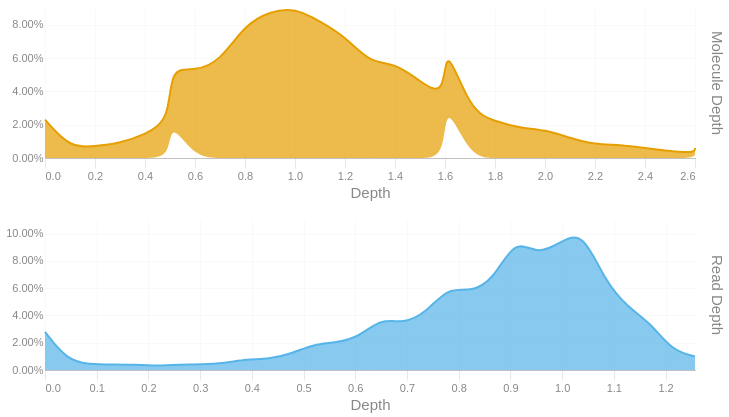

Notebook code for this chart:
### Code cell
readdep = depth_hist(tb['Read Depth'], q99, 3)
readdep = readdep.with_columns(pl.lit('Read Depth').alias('Metric'))
if not SKIPLR:
    moldep = depth_hist(tb['Molecule Depth'], mol_q99, 1)
    moldep = moldep.with_columns(pl.lit('Molecule Depth').alias('Metric'))
    _hist = pl.concat([readdep, moldep])
    _hist = _hist.filter(pl.col('Proportion') != 0)
    with SafeRender(_hist):
        (
            alt.Chart(_hist)        
            .mark_area(interpolate = "basis")
            .encode(
                x=alt.X('Bin:Q').scale(domainMin=0).axis(alt.Axis(title='Depth')),
                y = alt.Y('Proportion:Q', title = None).axis(format = '.2%'),
                color = alt.Color('Metric:N').legend(None),
                row = alt.Row("Metric:N").header(title = None, labelOrient = 'right'),
                tooltip = [
                    alt.Tooltip("Metric:N", title = "Metric"),
                    alt.Tooltip('Interval:N', title = "Depth Interval"),
                    alt.Tooltip('Proportion:Q', title = "% Alignments").format('.2%')
                ]
            )
            .resolve_scale(x='independent', y='independent')
            .properties(
                height = 150, width = 650,
                usermeta={'embedOptions': {'downloadFileName': f'{samplename}.depth.hist'}}
            )
        ).display()
else:
    readdep = readdep.filter(pl.col('Proportion') != 0)
    with SafeRender(readdep):
        (
            alt.Chart(readdep)        
            .mark_area(interpolate = "basis")
            .encode(
                x=alt.X('Bin:Q').scale(domainMin=0).axis(alt.Axis(title='Depth')),
                y = alt.Y('Proportion:Q', title = None).axis(format = '.2%'),
                tooltip = [
                    alt.Tooltip('Interval:N', title = "Depth Interval"),
                    alt.Tooltip('Proportion:Q', title = "% Alignments").format('.2%')
                ]
            )
            .properties(
                usermeta={'embedOptions': {'downloadFileName': f'{samplename}.depth.hist'}}
            )
        ).display()

### Figure 1 — Vega-Lite specification as saved in the notebook (floating-point values rounded to 4 significant figures)
{"width": 650, "height": 150, "config": {"title": {"anchor": "start", "dy": -15, "fontSize": 18, "color": "#888888", "subtitleColor": "#888888", "subtitleFontSize": 14}, "arc": {"fill": "#0072B2"}, "axis": {"domainColor": "#888888", "domainWidth": 0.5, "gridWidth": 0.2, "grid": false, "titleFontWeight": 400, "titleFontSize": 15, "labelFontSize": 11, "labelColor": "#888888", "tickColor": "#888888", "tickWidth": 0.2, "titleColor": "#888888"}, "axisBand": {"grid": false}, "axisX": {"grid": true, "tickSize": 10, "domainCap": "round"}, "axisY": {"domain": false, "grid": true, "tickSize": 0, "domainCap": "round"}, "background": "transparent", "header": {"labelFontSize": 15, "labelColor": "#888888", "titleFontSize": 15, "titleFontWeight": 600, "titleColor": "#888888"}, "legend": {"labelFont": "sans-serif", "labelFontSize": 12, "labelColor": "#888888", "symbolSize": 100, "symbolType": "circle", "titleFontSize": 12, "titlePadding": 10, "titleColor": "#888888", "title": null}, "range": {"category": ["#E69F00", "#56B4E9", "#009E73", "#F0E442", "#0072B2", "#D55E00", "#CC79A7", "#000000"], "diverging": ["#cfe8f3", "#a2d4ec", "#73bfe2", "#46abdb", "#1696d2", "#12719e"]}, "area": {"fill": "#0072B2", "fillOpacity": 0.7, "line": true, "strokeOpacity": 0.7}, "line": {"color": "#0072B2", "stroke": "#0072B2", "strokeWidth": 2}, "trail": {"color": "#0072B2", "stroke": "#0072B2", "strokeWidth": 0, "size": 1}, "point": {"filled": true, "fillOpacity": 1.0, "size": 95}, "text": {"color": "#888888", "fontSize": 11, "align": "right", "fontWeight": 400, "size": 11}, "bar": {"fill": "#0072B2", "stroke": null}, "view": {"stroke": null, "continuousWidth": 660, "continuousHeight": 400}}, "data": {"name": "data-23521f30d818da72995a4a0218d53efa"}, "mark": {"type": "area", "interpolate": "basis"}, "encoding": {"color": {"field": "Metric", "legend": null, "type": "nominal"}, "row": {"field": "Metric", "header": {"title": null, "labelOrient": "right"}, "type": "nominal"}, "tooltip": [{"field": "Metric", "title": "Metric", "type": "nominal"}, {"field": "Interval", "title": "Depth Interval", "type": "nominal"}, {"field": "Proportion", "format": ".2%", "title": "% Alignments", "type": "quantitative"}], "x": {"axis": {"title": "Depth"}, "field": "Bin", "scale": {"domainMin": 0}, "type": "quantitative"}, "y": {"axis": {"format": ".2%"}, "field": "Proportion", "title": null, "type": "quantitative"}}, "resolve": {"scale": {"x": "independent", "y": "independent"}}, "usermeta": {"embedOptions": {"downloadFileName": "S6_Altamaha_3955.depth.hist"}}, "$schema": "https://vega.github.io/schema/vega-lite/v6.1.0.json", "datasets": {"data-23521f30d818da72995a4a0218d53efa": [{"Bin": 0.0, "Interval": "0.0-0.043", "Proportion": 0.028, "Metric": "Read Depth"}, {"Bin": 0.043, "Interval": "0.043-0.087", "Proportion": 0.007, "Metric": "Read Depth"}, {"Bin": 0.087, "Interval": "0.087-0.13", "Proportion": 0.004, "Metric": "Read Depth"}, {"Bin": 0.13, "Interval": "0.13-0.173", "Proportion": 0.004, "Metric": "Read Depth"}, {"Bin": 0.173, "Interval": "0.173-0.217", "Proportion": 0.004, "Metric": "Read Depth"}, {"Bin": 0.217, "Interval": "0.217-0.26", "Proportion": 0.003, "Metric": "Read Depth"}, {"Bin": 0.26, "Interval": "0.26-0.303", "Proportion": 0.004, "Metric": "Read Depth"}, {"Bin": 0.303, "Interval": "0.303-0.347", "Proportion": 0.004, "Metric": "Read Depth"}, {"Bin": 0.347, "Interval": "0.347-0.39", "Proportion": 0.005, "Metric": "Read Depth"}, {"Bin": 0.39, "Interval": "0.39-0.433", "Proportion": 0.008, "Metric": "Read Depth"}, {"Bin": 0.433, "Interval": "0.433-0.477", "Proportion": 0.008, "Metric": "Read Depth"}, {"Bin": 0.477, "Interval": "0.477-0.52", "Proportion": 0.012, "Metric": "Read Depth"}, {"Bin": 0.52, "Interval": "0.52-0.563", "Proportion": 0.019, "Metric": "Read Depth"}, {"Bin": 0.563, "Interval": "0.563-0.607", "Proportion": 0.02, "Metric": "Read Depth"}, {"Bin": 0.607, "Interval": "0.607-0.65", "Proportion": 0.024, "Metric": "Read Depth"}, {"Bin": 0.65, "Interval": "0.65-0.693", "Proportion": 0.038, "Metric": "Read Depth"}, {"Bin": 0.693, "Interval": "0.693-0.737", "Proportion": 0.034, "Metric": "Read Depth"}, {"Bin": 0.737, "Interval": "0.737-0.78", "Proportion": 0.042, "Metric": "Read Depth"}, {"Bin": 0.78, "Interval": "0.78-0.823", "Proportion": 0.061, "Metric": "Read Depth"}, {"Bin": 0.823, "Interval": "0.823-0.867", "Proportion": 0.057, "Metric": "Read Depth"}, {"Bin": 0.867, "Interval": "0.867-0.91", "Proportion": 0.066, "Metric": "Read Depth"}, {"Bin": 0.91, "Interval": "0.91-0.953", "Proportion": 0.097, "Metric": "Read Depth"}, {"Bin": 0.953, "Interval": "0.953-0.997", "Proportion": 0.084, "Metric": "Read Depth"}, {"Bin": 0.997, "Interval": "0.997-1.04", "Proportion": 0.094, "Metric": "Read Depth"}, {"Bin": 1.04, "Interval": "1.04-1.083", "Proportion": 0.102, "Metric": "Read Depth"}, {"Bin": 1.083, "Interval": "1.083-1.127", "Proportion": 0.065, "Metric": "Read Depth"}, {"Bin": 1.127, "Interval": "1.127-1.17", "Proportion": 0.046, "Metric": "Read Depth"}, {"Bin": 1.17, "Interval": "1.17-1.213", "Proportion": 0.035, "Metric": "Read Depth"}, {"Bin": 1.213, "Interval": "1.213-1.257", "Proportion": 0.014, "Metric": "Read Depth"}, {"Bin": 1.257, "Interval": "1.257-1.3", "Proportion": 0.01, "Metric": "Read Depth"}, {"Bin": 0.0, "Interval": "0.0-0.1", "Proportion": 0.023, "Metric": "Molecule Depth"}, {"Bin": 0.1, "Interval": "0.1-0.2", "Proportion": 0.006, "Metric": "Molecule Depth"}, {"Bin": 0.2, "Interval": "0.2-0.3", "Proportion": 0.007, "Metric": "Molecule Depth"}, {"Bin": 0.3, "Interval": "0.3-0.4", "Proportion": 0.009, "Metric": "Molecule Depth"}, {"Bin": 0.4, "Interval": "0.4-0.5", "Proportion": 0.014, "Metric": "Molecule Depth"}, {"Bin": 0.5, "Interval": "0.5-0.5", "Proportion": 0.023, "Metric": "Molecule Depth"}, {"Bin": 0.5, "Interval": "0.5-0.6", "Proportion": 0.032, "Metric": "Molecule Depth"}, {"Bin": 0.6, "Interval": "0.6-0.7", "Proportion": 0.052, "Metric": "Molecule Depth"}, {"Bin": 0.7, "Interval": "0.7-0.8", "Proportion": 0.058, "Metric": "Molecule Depth"}, {"Bin": 0.8, "Interval": "0.8-0.9", "Proportion": 0.08, "Metric": "Molecule Depth"}, {"Bin": 0.9, "Interval": "0.9-1.0", "Proportion": 0.088, "Metric": "Molecule Depth"}, {"Bin": 1.0, "Interval": "1.0-1.1", "Proportion": 0.09, "Metric": "Molecule Depth"}, {"Bin": 1.1, "Interval": "1.1-1.2", "Proportion": 0.082, "Metric": "Molecule Depth"}, {"Bin": 1.2, "Interval": "1.2-1.3", "Proportion": 0.073, "Metric": "Molecule Depth"}, {"Bin": 1.3, "Interval": "1.3-1.4", "Proportion": 0.057, "Metric": "Molecule Depth"}, {"Bin": 1.4, "Interval": "1.4-1.5", "Proportion": 0.057, "Metric": "Molecule Depth"}, {"Bin": 1.5, "Interval": "1.5-1.6", "Proportion": 0.046, "Metric": "Molecule Depth"}, {"Bin": 1.6, "Interval": "1.6-1.6", "Proportion": 0.036, "Metric": "Molecule Depth"}, {"Bin": 1.6, "Interval": "1.6-1.7", "Proportion": 0.035, "Metric": "Molecule Depth"}, {"Bin": 1.7, "Interval": "1.7-1.8", "Proportion": 0.028, "Metric": "Molecule Depth"}, {"Bin": 1.8, "Interval": "1.8-1.9", "Proportion": 0.022, "Metric": "Molecule Depth"}, {"Bin": 1.9, "Interval": "1.9-2.0", "Proportion": 0.018, "Metric": "Molecule Depth"}, {"Bin": 2.0, "Interval": "2.0-2.1", "Proportion": 0.017, "Metric": "Molecule Depth"}, {"Bin": 2.1, "Interval": "2.1-2.2", "Proportion": 0.012, "Metric": "Molecule Depth"}, {"Bin": 2.2, "Interval": "2.2-2.3", "Proportion": 0.008, "Metric": "Molecule Depth"}, {"Bin": 2.3, "Interval": "2.3-2.4", "Proportion": 0.008, "Metric": "Molecule Depth"}, {"Bin": 2.4, "Interval": "2.4-2.5", "Proportion": 0.006, "Metric": "Molecule Depth"}, {"Bin": 2.5, "Interval": "2.5-2.6", "Proportion": 0.004, "Metric": "Molecule Depth"}, {"Bin": 2.6, "Interval": "2.6-2.6", "Proportion": 0.003, "Metric": "Molecule Depth"}, {"Bin": 2.6, "Interval": "2.6-2.74", "Proportion": 0.003, "Metric": "Molecule Depth"}]}}
